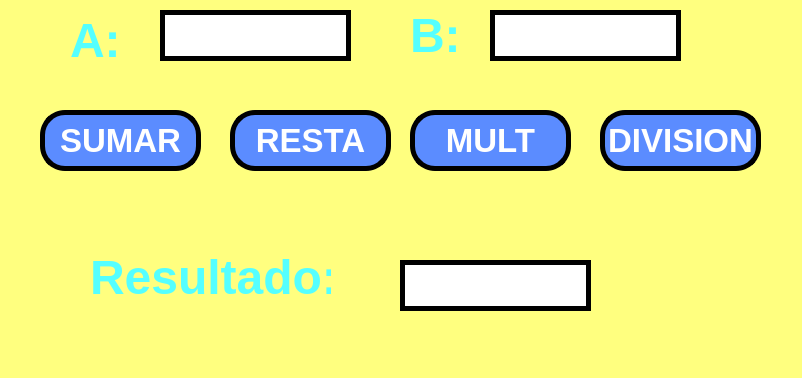
<?xml version="1.0" encoding="UTF-8"?>
<ui version="4.0">
 <class>MainWindow</class>
 <widget class="QMainWindow" name="MainWindow">
  <property name="geometry">
   <rect>
    <x>0</x>
    <y>0</y>
    <width>802</width>
    <height>378</height>
   </rect>
  </property>
  <property name="font">
   <font>
    <weight>75</weight>
    <bold>true</bold>
   </font>
  </property>
  <property name="windowTitle">
   <string>MainWindow</string>
  </property>
  <property name="styleSheet">
   <string notr="true">background-color: rgb(148, 191, 255);
alternate-background-color: rgb(255, 170, 0);
background-color: rgb(255, 255, 127);</string>
  </property>
  <widget class="QWidget" name="centralwidget">
   <widget class="QPushButton" name="btn_sumar">
    <property name="geometry">
     <rect>
      <x>40</x>
      <y>110</y>
      <width>161</width>
      <height>61</height>
     </rect>
    </property>
    <property name="font">
     <font>
      <family>Arial</family>
      <pointsize>25</pointsize>
      <weight>75</weight>
      <bold>true</bold>
     </font>
    </property>
    <property name="styleSheet">
     <string notr="true">background-color: rgb(91, 140, 255);
border: 5px solid black;
border-radius: 25px;
color: rgb(255, 255, 255);

</string>
    </property>
    <property name="text">
     <string>SUMAR</string>
    </property>
   </widget>
   <widget class="QLineEdit" name="txt_A">
    <property name="geometry">
     <rect>
      <x>160</x>
      <y>10</y>
      <width>191</width>
      <height>51</height>
     </rect>
    </property>
    <property name="font">
     <font>
      <pointsize>35</pointsize>
      <weight>75</weight>
      <bold>true</bold>
     </font>
    </property>
    <property name="styleSheet">
     <string notr="true">background-color: rgb(255, 255, 255);
border: 5px solid black;
</string>
    </property>
    <property name="text">
     <string/>
    </property>
    <property name="alignment">
     <set>Qt::AlignCenter</set>
    </property>
   </widget>
   <widget class="QLabel" name="label">
    <property name="geometry">
     <rect>
      <x>70</x>
      <y>10</y>
      <width>51</width>
      <height>61</height>
     </rect>
    </property>
    <property name="text">
     <string>&lt;html&gt;&lt;head/&gt;&lt;body&gt;&lt;p&gt;&lt;span style=&quot; font-size:36pt; font-weight:696; color:#55ffff;&quot;&gt;A:&lt;/span&gt;&lt;/p&gt;&lt;/body&gt;&lt;/html&gt;</string>
    </property>
   </widget>
   <widget class="QLineEdit" name="txt_resultado">
    <property name="geometry">
     <rect>
      <x>400</x>
      <y>260</y>
      <width>191</width>
      <height>51</height>
     </rect>
    </property>
    <property name="font">
     <font>
      <pointsize>35</pointsize>
      <weight>75</weight>
      <bold>true</bold>
     </font>
    </property>
    <property name="styleSheet">
     <string notr="true">background-color: rgb(255, 255, 255);
alternate-background-color: rgb(170, 255, 255);
border: 5px solid black;</string>
    </property>
    <property name="text">
     <string/>
    </property>
    <property name="alignment">
     <set>Qt::AlignCenter</set>
    </property>
   </widget>
   <widget class="QLabel" name="label_2">
    <property name="geometry">
     <rect>
      <x>410</x>
      <y>0</y>
      <width>61</width>
      <height>71</height>
     </rect>
    </property>
    <property name="text">
     <string>&lt;html&gt;&lt;head/&gt;&lt;body&gt;&lt;p&gt;&lt;span style=&quot; font-size:36pt; font-weight:696; color:#55ffff;&quot;&gt;B:&lt;/span&gt;&lt;/p&gt;&lt;/body&gt;&lt;/html&gt;</string>
    </property>
   </widget>
   <widget class="QLabel" name="label_3">
    <property name="geometry">
     <rect>
      <x>90</x>
      <y>250</y>
      <width>241</width>
      <height>51</height>
     </rect>
    </property>
    <property name="text">
     <string>&lt;html&gt;&lt;head/&gt;&lt;body&gt;&lt;p&gt;&lt;span style=&quot; font-size:36pt; font-weight:696; color:#55ffff;&quot;&gt;Resultado:&lt;/span&gt;&lt;/p&gt;&lt;/body&gt;&lt;/html&gt;</string>
    </property>
   </widget>
   <widget class="QPushButton" name="btn_restar">
    <property name="geometry">
     <rect>
      <x>230</x>
      <y>110</y>
      <width>161</width>
      <height>61</height>
     </rect>
    </property>
    <property name="font">
     <font>
      <family>Arial</family>
      <pointsize>25</pointsize>
      <weight>75</weight>
      <bold>true</bold>
     </font>
    </property>
    <property name="styleSheet">
     <string notr="true">background-color: rgb(91, 140, 255);
border: 5px solid black;
border-radius: 25px;
color: rgb(255, 255, 255);
selection-color: rgb(85, 0, 255);
</string>
    </property>
    <property name="text">
     <string>RESTA</string>
    </property>
   </widget>
   <widget class="QPushButton" name="btn_multiplicar">
    <property name="geometry">
     <rect>
      <x>410</x>
      <y>110</y>
      <width>161</width>
      <height>61</height>
     </rect>
    </property>
    <property name="font">
     <font>
      <family>Arial</family>
      <pointsize>25</pointsize>
      <weight>75</weight>
      <bold>true</bold>
     </font>
    </property>
    <property name="styleSheet">
     <string notr="true">background-color: rgb(91, 140, 255);
border: 5px solid black;
border-radius: 25px;
color: rgb(255, 255, 255);

</string>
    </property>
    <property name="text">
     <string>MULT</string>
    </property>
   </widget>
   <widget class="QPushButton" name="btn_dividir">
    <property name="geometry">
     <rect>
      <x>600</x>
      <y>110</y>
      <width>161</width>
      <height>61</height>
     </rect>
    </property>
    <property name="font">
     <font>
      <family>Arial</family>
      <pointsize>25</pointsize>
      <weight>75</weight>
      <bold>true</bold>
     </font>
    </property>
    <property name="styleSheet">
     <string notr="true">background-color: rgb(91, 140, 255);
border: 5px solid black;
border-radius: 25px;
color: rgb(255, 255, 255);

</string>
    </property>
    <property name="text">
     <string>DIVISION</string>
    </property>
   </widget>
   <widget class="QLineEdit" name="txt_B">
    <property name="geometry">
     <rect>
      <x>490</x>
      <y>10</y>
      <width>191</width>
      <height>51</height>
     </rect>
    </property>
    <property name="font">
     <font>
      <pointsize>35</pointsize>
      <weight>75</weight>
      <bold>true</bold>
     </font>
    </property>
    <property name="styleSheet">
     <string notr="true">background-color: rgb(255, 255, 255);
border: 5px solid black;</string>
    </property>
    <property name="text">
     <string/>
    </property>
    <property name="alignment">
     <set>Qt::AlignCenter</set>
    </property>
   </widget>
  </widget>
  <widget class="QMenuBar" name="menubar">
   <property name="geometry">
    <rect>
     <x>0</x>
     <y>0</y>
     <width>802</width>
     <height>21</height>
    </rect>
   </property>
  </widget>
  <widget class="QStatusBar" name="statusbar"/>
 </widget>
 <resources/>
 <connections/>
</ui>
